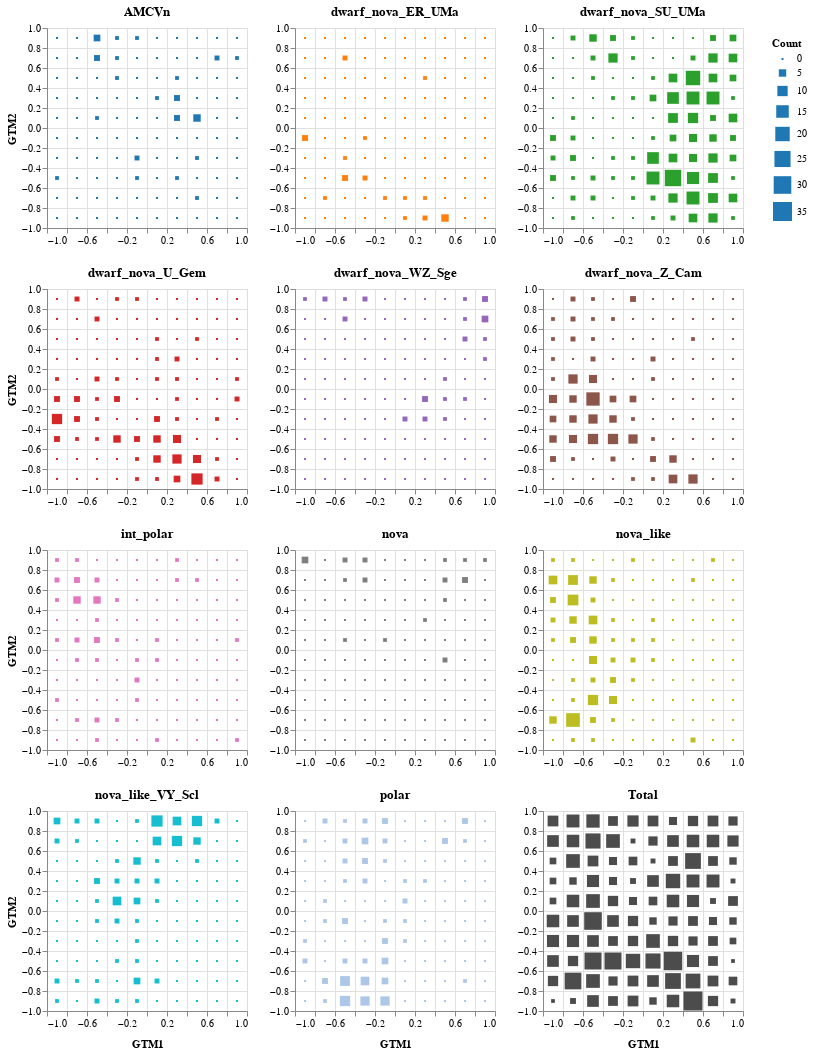

Notebook code cell kept with this figure:
### Code cell
# Each example in data space is asociated with a location in 2D space. The mapping depends on using either
# matMeans, or matModes. For example if a dataspace example is associated with a particular node, the mean position
# or median position of the datapoints associated with that Gaussian are used to map it to a point in 2D space. During training,
# the Gaussian center is alocated a position in data space based on the mean or median of points associated with it based on 
# responsibility. It is this mean or median that is used in combination with the wieghted contributions of all Gaussians
# that is used to to map the data point to 2D space. Subsequently, we can create a histogram of locations of each example in 2D space. Therefore,
# matMeans and matModes contains the positions of example in 2D space. 
# Create a 2D histogram, H contains the histogram values in a 2D array, this can be used to generate our plot with altair.
# This is like the number of examples associated with each cluster.


H, xedges, yedges = np.histogram2d(gtm_model.matModes[:,0],gtm_model.matModes[:,1],[k,k])

dfmap = pd.DataFrame(gtm_model.matX, columns=["x1", "x2"])
dfmap['Count'] = H.flatten()

chart_all = alt.Chart(dfmap).mark_square().encode(
    x=alt.X('x1', bin=alt.Bin(minstep=0.1), title='GTM1'),
    y=alt.Y('x2', bin=alt.Bin(minstep=0.1), title=None),
    # set a specific colour of black and adjust the alpha
    color = alt.value('black'),
    # adjust the alpha
    opacity=alt.value(0.7),
    # color = alt.Color('size:Q',
    #                   scale=alt.Scale(scheme='viridis')),
    # color=alt.Color('label:Q',
    #                scale=alt.Scale(scheme='viridis')),
    size='Count',
    tooltip=['x1','x2','Count'],
    #opacity='density'
).properties(title='Total', width = 200, height = 200)

def plotdfmap(df, colour, title, axislabelx, axislabely):
    dfmap = alt.Chart(df).mark_square().encode(
        x=alt.X('x1', bin=alt.Bin(minstep=0.1), title=axislabelx),
        y=alt.Y('x2', bin=alt.Bin(minstep=0.1), title=axislabely),
        color = alt.value(colour),
        opacity=alt.value(1),
        # color=alt.Color('label:Q',
        #                scale=alt.Scale(scheme='viridis')),
        size='Count',
        tooltip=['x1','x2','Count'],
        #opacity='density'
        ).properties(width = 200, height = 200, title=title)
    
    return dfmap


dfmapcv = []
dfmapcvplot = []
# matplotlib colour scheme for tab20 in a list
clr_range = ['#1f77b4','#ff7f0e','#2ca02c','#d62728','#9467bd',
             '#8c564b','#e377c2','#7f7f7f','#bcbd22','#17becf',
             '#aec7e8','#ffbb78','#98df8a','#ff9896','#c5b0d5',
             '#c49c94','#f7b6d2','#c7c7c7','#dbdb8d','#9edae5']

i=0
for cv in np.unique(df_gtm_X['label']):
    df_gtm_X_cv = df_gtm_X[df_gtm_X['label']==cv].reset_index(drop=True)
    H2, xedges2, yedges2 = np.histogram2d(x=df_gtm_X_cv['GTM1'],y=df_gtm_X_cv['GTM2'], bins=[xedges,yedges])
    # print(xedges2, yedges2)
    dfmap = pd.DataFrame(gtm_model.matX, columns=["x1", "x2"])
    dfmap['Count'] = H2.flatten()
    dfmapcv.append(dfmap)
    if cv == 'AMCVn':
        dfmapcvplot.append(plotdfmap(dfmap, clr_range[i], title=cv, axislabelx=None, axislabely='GTM2'))
    elif cv == 'dwarf_nova_U_Gem':
        dfmapcvplot.append(plotdfmap(dfmap, clr_range[i], title=cv, axislabelx=None, axislabely='GTM2'))
    elif cv == 'int_polar':
        dfmapcvplot.append(plotdfmap(dfmap, clr_range[i], title=cv, axislabelx=None, axislabely='GTM2'))
    elif cv == 'nova_like_VY_Scl':
        dfmapcvplot.append(plotdfmap(dfmap, clr_range[i], title=cv, axislabelx='GTM1', axislabely='GTM2'))
    elif cv == 'polar':
        dfmapcvplot.append(plotdfmap(dfmap, clr_range[i], title=cv, axislabelx='GTM1', axislabely=None))
    else:
        dfmapcvplot.append(plotdfmap(dfmap, clr_range[i], title=cv, axislabelx=None, axislabely=None))
    i+=1

dfmapchart = alt.vconcat()

row1 = dfmapcvplot[0] | dfmapcvplot[1] | dfmapcvplot[2]
row2 = dfmapcvplot[3] | dfmapcvplot[4] | dfmapcvplot[5]
row3 = dfmapcvplot[6] | dfmapcvplot[7] | dfmapcvplot[8]
row4 = dfmapcvplot[9] | dfmapcvplot[10] | chart_all

dfmapchart = row1 & row2 & row3 & row4
# different colour for each class

# Set color scheme after concatenating charts

dfmapchart = dfmapchart.configure_legend(
    # set the tick count to 10
    tickCount=7,
    padding=10,
    
)

# set the grid parameters
dfmapchart = dfmapchart.configure_axis(
    grid=True,
    gridOpacity=1,
    gridWidth=0.9,
)

dfmapchart = dfmapchart.configure_axisX(
    titlePadding=10,
)

dfmapchart
